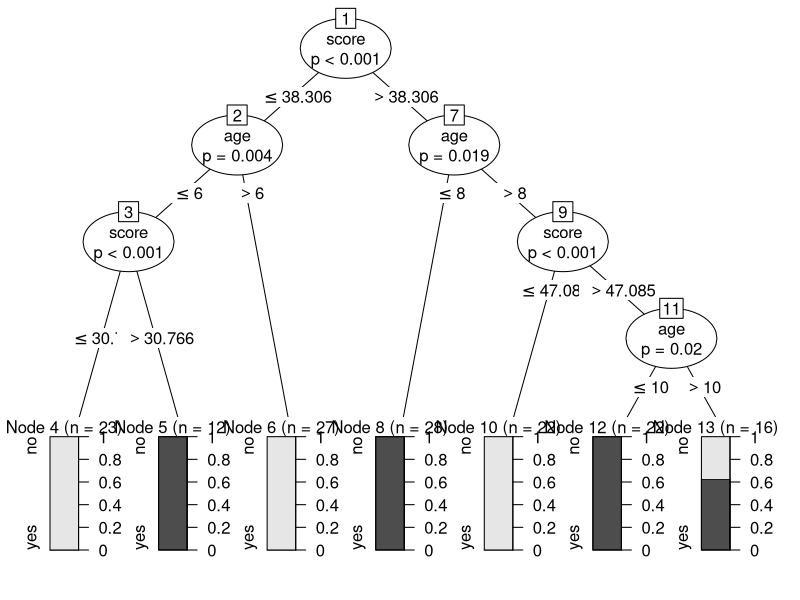
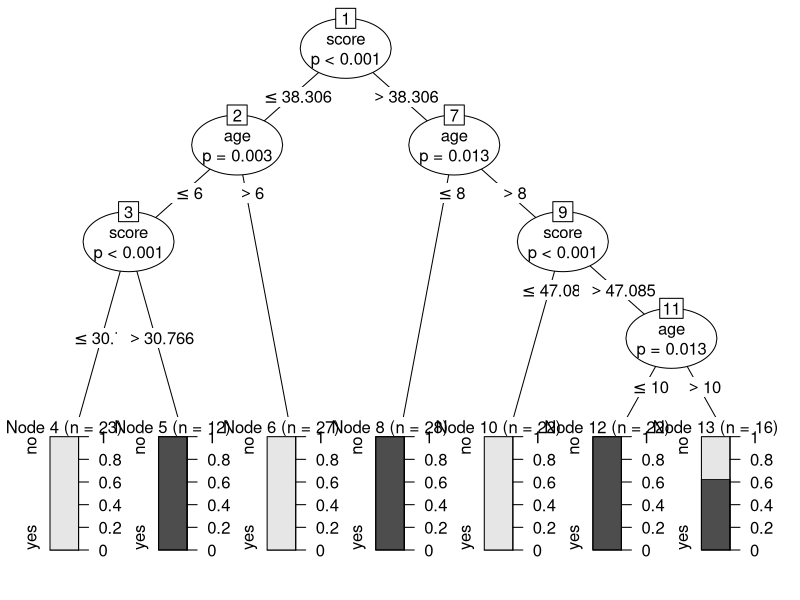
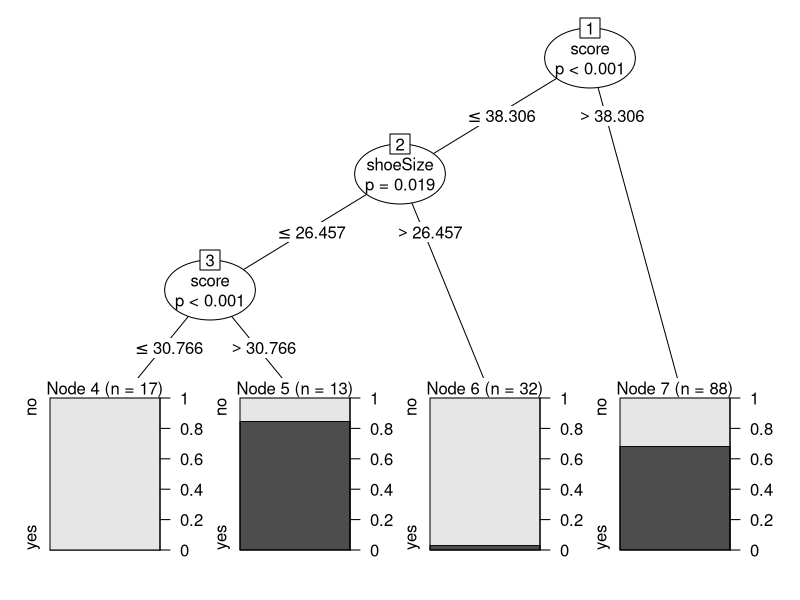

The R source for these figures, in order:
install.packages("party")
library(party)
print(head(readingSkills))
print(readingSkills)
library(party)
input.dat <- readingSkills[c(1:150),]
output.tree <- ctree(
  nativeSpeaker ~ age + shoeSize + score, 
  data = input.dat)
plot(output.tree)
output.tree <- ctree(
  nativeSpeaker ~ age + score, 
  data = input.dat)
plot(output.tree)
output.tree <- ctree(
  nativeSpeaker ~ shoeSize + score, 
  data = input.dat)
plot(output.tree)
